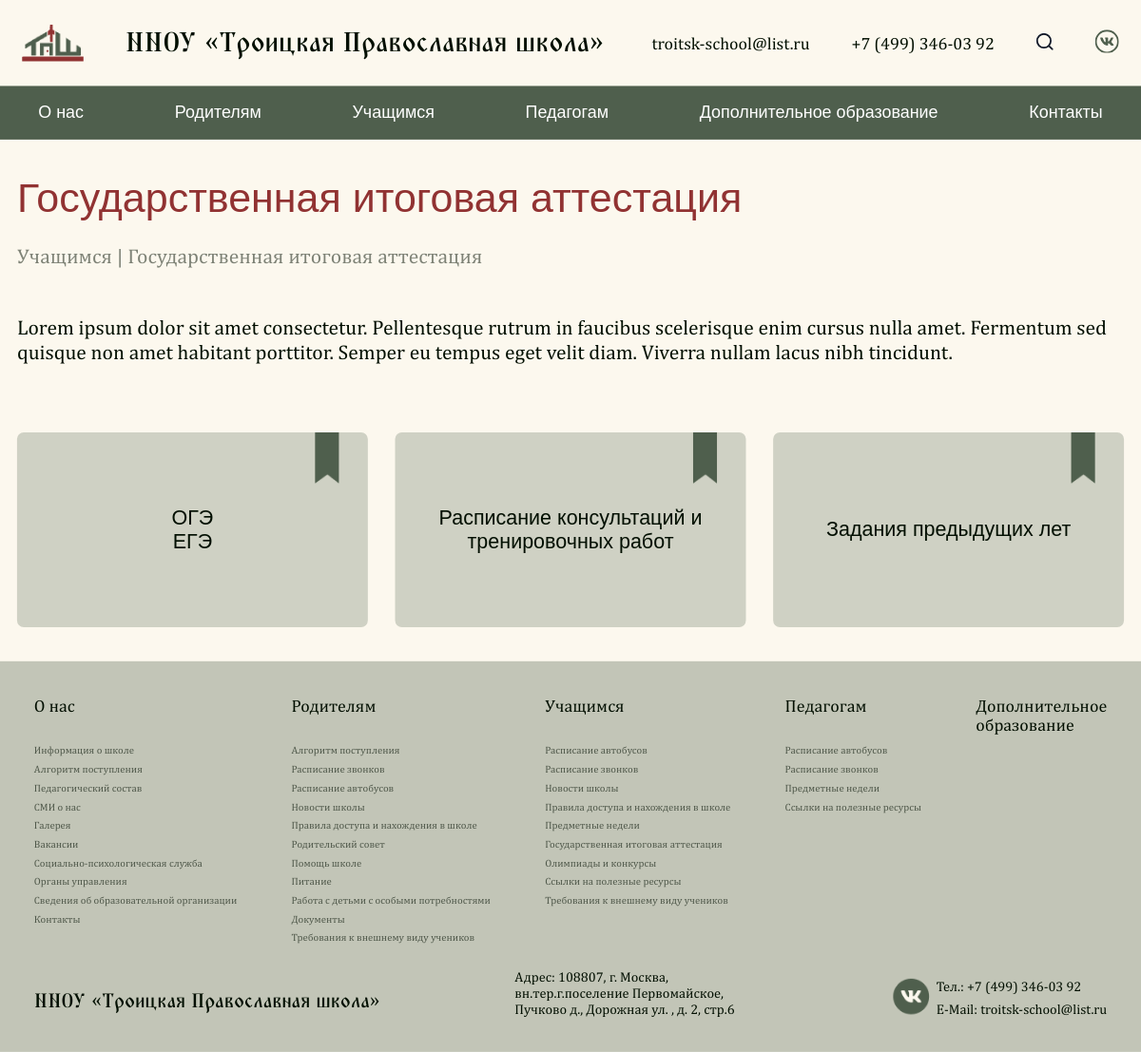
/attestation/, run on the app's committed database.
### pages/models.py (models this page shows, shortened)
class Contact(SingletonModel):
  email = models.CharField("Электронная почта", max_length=100)
  phone = models.CharField("Телефон", max_length=100)
  address = models.CharField("Адрес", max_length=100)
  vk_link = models.CharField("Ссылка на VK", max_length=100)
  class Meta:
    verbose_name = "Контакты"
    verbose_name_plural = "Контакты"

class Attestation(SingletonModel):
  image = models.ImageField("Изображение", upload_to="attestation/", null=True, blank=True)
  title = models.CharField("Заголовок", max_length=2000)
  description = models.TextField("Описание", max_length=12000)
  class Meta:
    verbose_name = "Государственная итоговая аттестация"
    verbose_name_plural = "Государственная итоговая аттестация"

class AttestationItem(models.Model):
  attestation = models.ForeignKey(Attestation, on_delete=models.CASCADE, related_name="links")
  name = models.TextField("Название", max_length=2000)
  url = models.CharField("Ссылка", null=True, blank=True)
  class Meta:
    verbose_name = "Ссылка на странице"
    verbose_name_plural = "Ссылки на странице"

class GenericPageB(models.Model):
  COLOR_CHOICES = [
    ('#913232', 'Красный'),
    ('#4F5F4D', 'Зелёный'),
  ]
  show_in_nav = models.BooleanField("Показать страницу в навигации?", default=False)
  category = models.ForeignKey(GenericPageCategory, verbose_name="Категория", on_delete=models.CASCADE, related_name="pages_b", null=True, blank=True)
  path = models.CharField("Путь к странице", max_length=800, null=True, blank=True)
  page_title = models.CharField("Название страницы", max_length=2000)
  description = models.TextField("Описание", max_length=20000)
  title_color = models.CharField("Цвет заголовка", max_length=7, choices=COLOR_CHOICES, default='#913232')
  is_navigational = models.BooleanField("Является ли страницей навигации?", default=False)
  class Meta:
    verbose_name = "Страница типа 'Б'"
    verbose_name_plural = "Страницы типа 'Б'"

### pages/views.py (the view)
# urls.py: path('attestation/', attestation_page, name="page_attestation"),
def attestation_page(request):
  main_page_info = MainPage.objects.all()[0]
  contacts = Contact.objects.all()[0]
  current_page_info = Attestation.objects.all()[0]
  links = AttestationItem.objects.all()
  page_for_nav_a = GenericPageA.objects.all().filter(show_in_nav=True)
  page_for_nav_b = GenericPageB.objects.all().filter(show_in_nav=True)
  context = {
      'main_page_info': main_page_info,
      'contacts': contacts,
      'current_page_info': current_page_info,
      'links': links,
      'page_for_nav_a': page_for_nav_a,
      'page_for_nav_b': page_for_nav_b,
  }
  return render(request, 'attestation.html', context)

### pages/templates/attestation.html (shortened to what this page needs)
{% extends 'generics/base.html' %}
{% load static %}
{% block content %}
  <div class="about-school">
    <div class="container">
      <h1 class="generic-title" style="margin-top: 40px;">
        Государственная итоговая аттестация
      </h1>
      <h2 class="generic-subtitle" style="padding-top: 0;">
        <a href="{% url 'page_type_b' 11 %}" class="generic-breadcrumb generic-subtitle">Учащимся</a> | {{ current_page_info.title }}
      </h2>
    </div>
    <div class="about-school-container">
      <div class="container about-school-page-content">
        {{ current_page_info.description|safe|linebreaksbr }}
      </div>
      <div class="container attestation-link-list">
        {% for l in links %}
        <a href="{{ l.url }}" class="attestation-link-item">
          <img src="{% static 'assets/marka.png' %}" alt="">
          {{ l.name|linebreaksbr }}
        </a>
        {% endfor %}
      </div>
    </div>
  </div>
{% endblock %}

### pages/templates/generics/_header.html (shortened to what this page needs)
{% load static %}
<header class="header">
    <div class="container">
        <div class="header-block">
            <a href="{% url 'page_main' %}" class="header-box">
                <img src="{% static 'assets/Layer_Logo.png' %}" alt="">
                <h1 class="header-title">ННОУ «Троицкая Православная школа»</h1>
            </a>
            <div class="header-nav">
                <ul class="nav-list">
                    <li><a href="mailto:{{ contacts.email }}" class="nav-link">{{ contacts.email }}</a></li>
                    <li><a href="tel:{{ contacts.phone }}" class="nav-link">{{ contacts.phone }}</a></li>
                    <li><a href="#" class="nav-link">
                    </a></li>
                    <li><a href="{{ contacts.vk_link }}" class="nav-link">
                    </a></li>
                </ul>
            </div>
        </div>
    </div>
</header>
<nav class="navbar">
    <ul class="container menu">
        <li class="menu-item has-submenu">
            <a href="{% url 'page_type_b' 9 %}">О нас</a>
        </li>
        <li class="menu-item has-submenu">
            <a href="{% url 'page_type_b' 10 %}">Родителям</a>
        </li>
        <li class="menu-item has-submenu">
            <a href="{% url 'page_type_b' 11 %}">Учащимся</a>
        </li>
        <li class="menu-item has-submenu">
            <a href="{% url 'page_type_b' 12 %}">Педагогам</a>
        </li>
        <li class="menu-item"><a href="{% url 'page_additional_education' %}">Дополнительное образование</a></li>
        <li class="menu-item"><a href="{% url 'page_contacts' %}">Контакты</a></li>
    </ul>
    </nav>

### pages/templates/generics/_footer.html (shortened to what this page needs)
{% load static %}
<footer class="footer">
  <div class="container">
    <div class="footer-colums">
      <div class="footer__columns">
        <p><a style="font-weight: 500;" href="{% url 'page_type_b' 9 %}">О нас</a></p>
        <p><a class="footer__text" href="{% url 'page_school_information_main' %}">Информация о школе</a></p>
        <p><a class="footer__text" href="{% url 'page_append' %}">Алгоритм поступления</a></p>
        <p><a class="footer__text" href="{% url 'page_teachers' %}">Педагогический состав</a></p>
        <p><a class="footer__text" href="{% url 'page_news' %}">СМИ о нас</a></p>
        <p><a class="footer__text" href="{% url 'page_gallery' %}">Галерея</a></p>
        <p><a class="footer__text" href="{% url 'page_vacancy' %}">Вакансии</a></p>
        <p><a class="footer__text" href="{% url 'page_social_psychology' %}">Социально-психологическая служба</a></p>
        <p><a class="footer__text" href="{% url 'page_administrative_control' %}">Органы управления</a></p>
        <p><a class="footer__text" href="{% url 'page_additional_organization' %}">Сведения об образовательной организации</a></p>
        <p><a class="footer__text" href="{% url 'page_contacts' %}">Контакты</a></p>
      </div>
      <div class="footer__columns">
        <p><a style="font-weight: 500;" href="{% url 'page_type_b' 10 %}">Родителям</a></p>
        <p><a class="footer__text" href="{% url 'page_append' %}">Алгоритм поступления</a></p>
        <p><a class="footer__text" href="{% url 'page_schedule' %}">Расписание звонков</a></p>
        <p><a class="footer__text" href="{% url 'page_schedule_bus' %}">Расписание автобусов</a></p>
        <p><a class="footer__text" href="{% url 'page_news' %}">Новости школы</a></p>
        <p><a class="footer__text" href="{% url 'page_type_b' 6 %}">Правила доступа и нахождения в школе</a></p>
        <p><a class="footer__text" href="{% url 'page_administrative_control_detail' 3 %}">Родительский совет</a></p>
        <p><a class="footer__text" href="{% url 'page_school_information_detail' 3 %}">Помощь школе</a></p>
        <p><a class="footer__text" href="{% url 'page_cuisine' %}">Питание</a></p>
        <p><a class="footer__text" href="#">Работа с детьми с особыми потребностями</a></p>
        <p><a class="footer__text" href="#">Документы</a></p>
        {% for page in page_for_nav_b %}
        {% if page.category.name == 'Родителям' %}
        <p><a class="footer__text" href="{% url 'page_type_b' page.id %}">{{ page.page_title }}</a></p>
        {% endif %}
        {% endfor %}
      </div>
      <div class="footer__columns">
        <p><a style="font-weight: 500;" href="{% url 'page_type_b' 11 %}">Учащимся</a></p>
        <p><a class="footer__text" href="{% url 'page_schedule_bus' %}">Расписание автобусов</a></p>
        <p><a class="footer__text" href="{% url 'page_schedule' %}">Расписание звонков</a></p>
        <p><a class="footer__text" href="{% url 'page_news' %}">Новости школы</a></p>
        <p><a class="footer__text" href="{% url 'page_type_b' 3 %}">Правила доступа и нахождения в школе</a></p>
        <p><a class="footer__text" href="{% url 'page_subjects' %}">Предметные недели</a></p>
        <p><a class="footer__text" href="{% url 'page_attestation' %}">Государственная итоговая аттестация</a></p>
        <p><a class="footer__text" href="{% url 'page_type_b' 1 %}">Олимпиады и конкурсы</a></p>
        <p><a class="footer__text" href="{% url 'page_type_b' 2 %}">Ссылки на полезные ресурсы</a></p>
        {% for page in page_for_nav_b %}
        {% if page.category.name == 'Учащимся' %}
        <p><a class="footer__text" href="{% url 'page_type_b' page.id %}">{{ page.page_title }}</a></p>
        {% endif %}
        {% endfor %}
      </div>
      <div class="footer__columns">
        <p><a style="font-weight: 500;" href="{% url 'page_type_b' 12 %}">Педагогам</a></p>
        <p><a class="footer__text" href="{% url 'page_schedule_bus' %}">Расписание автобусов</a></p>
        <p><a class="footer__text" href="{% url 'page_schedule' %}">Расписание звонков</a></p>
        <p><a class="footer__text" href="{% url 'page_subjects' %}">Предметные недели</a></p>
        <p><a class="footer__text" href="{% url 'page_type_b' 5 %}">Ссылки на полезные ресурсы</a></p>
      </div>
      <div class="footer__columns">
        <p><a style="font-weight: 500;" href="{% url 'page_additional_education' %}">Дополнительное <br> образование</a></p>
      </div>
    </div>
    <div class="footer__bottom">
      <a class="footer__name" href="{% url 'page_main' %}">ННОУ «Троицкая Православная школа»</a>
      <p class="footer__adres" style="width: 286px;">Адрес: {{ contacts.address }}</p>
      <div class="search-btn" style="display: flex; height: 46px; gap: 7.85px">
        <a href="{{ contacts.vk_link }}"><img class="vk" src="{% static 'assets/basil_vk-solid.png' %}" style="width: 43px; height: 42px;" alt=""></a>
        <div class="footer__contact" style="display: flex; flex-direction: column; justify-content: space-between;">
          <p class="footer__number">Тел.: {{ contacts.phone }}</p>
          <p class="footer__emil">E-Mail: {{ contacts.email }}</p>
        </div>
      </div>
    </div>
  </div>
</footer>

### static/css/index.css (style rules this page uses)
* { padding: 0; margin: 0; box-sizing: border-box; list-style: none; text-decoration: none; }
html, body { margin: 0; padding: 0; background: #FCF8EE; scroll-behavior: smooth; }
@media (max-width: 1330px) { body { overflow-x: hidden; } }
.container { max-width: 1300px; margin: 0 auto; }
p, span, a, h1, h2, h3, h4, h5, h6, b { font-family: 'Playfair Display', sans-serif; }

### static/css/header.css (style rules this page uses)
.header { padding: 26px; width: 100%; background: rgb(252, 248, 238); }
.header-block { display: flex; justify-content: space-between; align-items: center; }
.header-box { display: flex; align-items: center; gap: 49px; }
.nav-list { display: flex; align-items: center; gap: 49px; }
.header-title { color: rgb(2, 15, 1); font-family: 'TriodPostnaja' , serif; font-size: 32px; font-weight: 500; line-height: 49px; text-align: left; }
.nav-link { color: rgb(2, 15, 1); font-family: 'Literata', sans-serif; font-size: 20px; font-weight: 400; letter-spacing: 0%; text-align: left; }
.navbar { background-color: #4F5F4D; }
.menu { display: flex; justify-content: space-between; list-style: none; padding: 0; margin: 0; }
.menu-item { position: relative; }
.menu-item a { display: block; padding: 20px 25px; color: white; text-decoration: none; font-size: 20px; font-size: 'Literata', sans-serif; border-radius: 12px; }

### static/css/generic.css (style rules this page uses)
.generic-subtitle { font-size: 24px; font-weight: 500; line-height: 1.2; color: #020F01; opacity: 0.5; padding-top: 48px; padding-bottom: 32px; font-family: 'Literata', sans-serif; }
.generic-title { font-size: 48px; letter-spacing: 0%; font-weight: 500; line-height: 1.2; color: #913232; font-family: 'Playfair Display', sans-serif; margin-bottom: 24px; }
.generic-breadcrumb { opacity: 1; }

### static/css/footer.css (style rules this page uses)
.footer { margin-top: 72px; background: rgb(207, 209, 196); padding: 40px 20px; font-family: 'Literata', sans-serif; }
.footer { background-color: #c2c5b7; padding: 40px; font-family: serif; font-size: 14px; color: #1f1f1f; margin-top: 40px; margin-bottom: -10px; }
.footer-colums { display: flex; justify-content: space-between; margin-bottom: 30px; position: relative; }
.footer__bottom { display: flex; justify-content: space-between; align-items: flex-end; flex-wrap: wrap; }
.footer__text { color: black; opacity: 0.6; font-family: 'Literata' , serif; font-weight: 400; }
.footer__name { color: rgb(2, 15, 1); font-family: 'TriodPostnaja', serif; font-size: 23.13px; font-weight: 500; line-height: 36px; letter-spacing: 0%; text-align: left; }
.footer__adres { color: rgb(2, 15, 1); font-family: 'Literata', serif; font-size: 16px; font-weight: 400; line-height: 19px; letter-spacing: 0%; text-align: left; }
.footer__number, .footer__emil { color: rgb(2, 15, 1); font-family: 'Literata', sans-serif; font-size: 16px; font-weight: 400; line-height: 19px; letter-spacing: 0%; text-align: left; }
.footer__columns p a { width: 50; height: 23; gap: 10px; color: rgb(2, 15, 1); font-family: 'Literata', sans-serif; font-weight: 400; letter-spacing: 0%; text-align: left; text-decoration: none; font-size: 12px; }
.footer__columns p:first-child { margin-bottom: 27px; }
.footer__columns p:first-child a { font-size: 20px; }
.footer__columns { display: flex; flex-direction: column; gap: 6px; }

### static/css/about-school-main.css (style rules this page uses)
.about-school > .container > .generic-subtitle { padding-top: 48px; padding-bottom: 56px; }
.about-school-container { max-width: 1440px; margin: 0 auto; width: 100%; }
.about-school-page-content { font-family: 'Literata', sans-serif; font-size: 24px; font-weight: 500; line-height: 120%; letter-spacing: 0%; color: #020F01; }

### static/css/attestation.css (style rules this page uses)
.attestation-link-list { display: grid; grid-template-columns: 1fr 1fr 1fr; gap: 32px; padding-top: 80px; width: 100%; }
.attestation-link-item { height: 229px; background: #CFD1C4; border-radius: 8px; position: relative; display: flex; justify-content: center; align-items: center; text-align: center; font-size: 24px; font-weight: 500; line-height: 120%; letter-spacing: 0%; cursor: pointer; transition: all .2s; overflow: hidden; color: #020F01; }
.attestation-link-item > img { position: absolute; top: 0; right: 34px; transition: all .2s; }

### data on the page
Contact: email "troitsk-school@list.ru", phone "+7 (499) 346-03 92", address "108807, г. Москва, вн.тер.г.поселение Первомайское, Пучково д., Дорожная ул. , д. 2, стр.6"
Attestation: title "Государственная итоговая аттестация", description "Lorem ipsum dolor sit amet consectetur. Pellentesque rutrum in faucibus scelerisque enim cursus nulla amet. Fermentum sed quisque non amet habitant porttitor. Semper eu tempus eget velit diam. Viverra nullam lacus nibh tincidunt."
AttestationItem: name "ОГЭ ЕГЭ"
AttestationItem: name "Расписание консультаций и тренировочных работ"
AttestationItem: name "Задания предыдущих лет"
GenericPageB: page_title "Требования к внешнему виду учеников"
GenericPageB: page_title "Требования к внешнему виду учеников"
